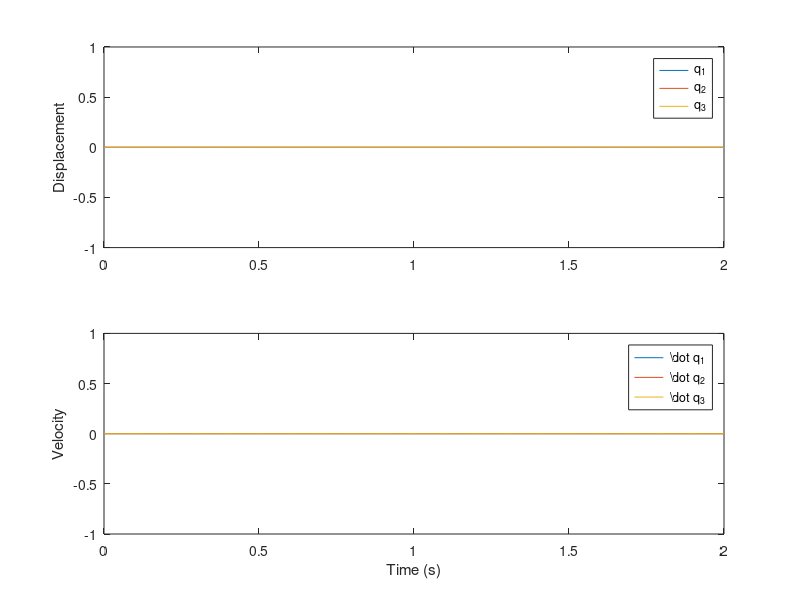

Source code (MATLAB): (Note: this script raises an error after producing the figure.)
clear; clc;

m1 = 0.452;          
m2 = 0.717;          
k1 = 5.4e5;        
c1 = 5.3745;        
k2 = 5.82e3;         
c2 = 1.585;         
J0  = 3.42e-04;      
r  = 0.04;         


M = [ m1      0        0;
      0       m2       0;
      0       0   J0/r ];

C = [ c1+c2   -c2    -c1;      %change this
     -c2      c2      0;
     -c1*r      0       c1*r ];

K = [ k1+k2   -k2    -k1;    %change this
     -k2      k2      0;
     -k1*r      0       k1*r ];


B = [ 0;
      0;
      1/r ];

%%

%Minv = M \ eye(3);            %change this  
a1 = [C M;
      M zeros(3)];
b1 = [K zeros(3);
     zeros(3) -M];
inva = inv(a1);
S = [0;0;1;0;0;0];

Ass = -inva*b1; 

Bss = inva*S;


Css = [1 0 0  0 0 0;
       0 1 0  0 0 0];

Dss = [0; 0];

sys_ss = ss(Ass,Bss,Css,Dss); 
eigenvalues = eig(Ass);
Obs = obsv(Ass, Css);
Obsstates = rank(Obs);
Cont = ctrb(Ass, Bss);
Contstates = rank(Cont);
Uc = null(ctrb(Ass,Bss)');
%%

t = 0:0.01:2;
u = zeros(size(t));
x0 = [0 0 0 0 0 0];
[y, t, x] =lsim(sys_ss, u, t, x0);

q1  = x(:,1);
q2  = x(:,2);
q3  = x(:,3);
dq1 = x(:,4);
dq2 = x(:,5);
dq3 = x(:,6);

figure
subplot(2,1,1)
plot(t, q1, t, q2, t, q3)
legend('q_1','q_2','q_3')
ylabel('Displacement')

subplot(2,1,2)
plot(t, dq1, t, dq2, t, dq3)
legend('\dot q_1','\dot q_2','\dot q_3')
ylabel('Velocity')
xlabel('Time (s)')

%%
G = tf(sys_ss);         

G_d=c2d(G, 1/250, 'tustin')

G1 = G(1);               
G2 = G(2);               

disp('G1(s) = X1(s) / tau(s):');
G1

disp('G2(s) = X2(s) / tau(s):');
G2

figure()
bode(G1, G2); legend('x1/tau','x2/tau');

%% 
p = [ -119+105j, -119-105j, -340, -360, -540, -560 ];
Ka = place(A,Bss,p);

sys_cl = ss(A-Bss*Ka,Bss,Css,0);


[y, t, x] = lsim(sys_cl, u, t, x0);
q1  = x(:,1);
q2  = x(:,2);
q3  = x(:,3);
dq1 = x(:,4);
dq2 = x(:,5);
dq3 = x(:,6);

figure
subplot(2,1,1)
plot(t, q1, t, q2, t, q3)
legend('q_1','q_2','q_3')
ylabel('Displacement')

subplot(2,1,2)
plot(t, dq1, t, dq2, t, dq3)
legend('\dot q_1','\dot q_2','\dot q_3')
ylabel('Velocity')
xlabel('Time (s)')

%%
G_cont = tf(sys_cl);         

G_dcont = c2d(G_cont, 1/250, 'tustin')

G1cont = G_cont(1);               
G2cont = G_cont(2);               

disp('Controllable G1(s) = X1(s) / tau(s):');
G1cont

disp('Controllable G2(s) = X2(s) / tau(s):');
G2cont

figure()
bode(G1cont, G2cont); legend('x1/tau','x2/tau');

%%
sys_min = minreal(ss(Ass,Bss,Css,Dss));
step(sys_ss)
hold on
step(sys_min)
legend('Full','Reduced')